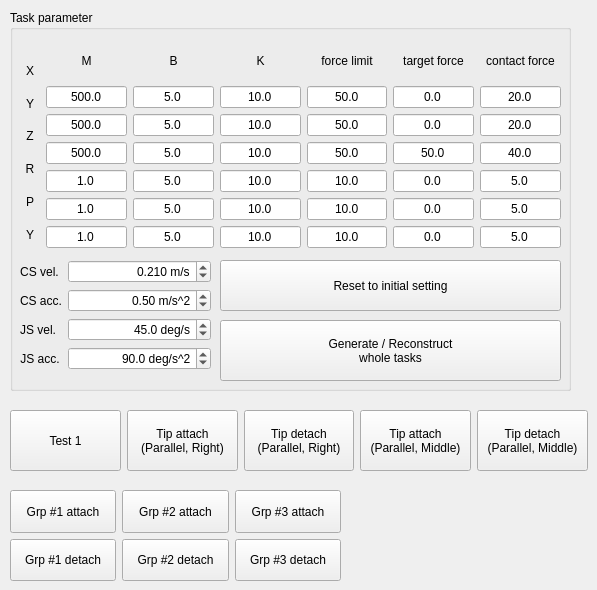
    <widget class="QWidget" name="tab_2">
     <attribute name="title">
      <string>Task planner</string>
     </attribute>
     <widget class="QGroupBox" name="groupBox_13">
      <property name="geometry">
       <rect>
        <x>10</x>
        <y>10</y>
        <width>561</width>
        <height>381</height>
       </rect>
      </property>
      <property name="title">
       <string>Task parameter</string>
      </property>
      <widget class="QWidget" name="layoutWidget">
       <property name="geometry">
        <rect>
         <x>10</x>
         <y>250</y>
         <width>191</width>
         <height>124</height>
        </rect>
       </property>
       <layout class="QFormLayout" name="formLayout_2">
        <item row="0" column="1">
         <widget class="QDoubleSpinBox" name="doubleSpinBox_task_xd">
          <property name="minimumSize">
           <size>
            <width>100</width>
            <height>0</height>
           </size>
          </property>
          <property name="alignment">
           <set>Qt::AlignRight|Qt::AlignTrailing|Qt::AlignVCenter</set>
          </property>
          <property name="suffix">
           <string> m/s</string>
          </property>
          <property name="decimals">
           <number>3</number>
          </property>
          <property name="maximum">
           <double>1.000000000000000</double>
          </property>
          <property name="singleStep">
           <double>0.100000000000000</double>
          </property>
          <property name="value">
           <double>0.210000000000000</double>
          </property>
         </widget>
        </item>
        <item row="1" column="1">
         <widget class="QDoubleSpinBox" name="doubleSpinBox_task_xdd">
          <property name="minimumSize">
           <size>
            <width>0</width>
            <height>0</height>
           </size>
          </property>
          <property name="alignment">
           <set>Qt::AlignRight|Qt::AlignTrailing|Qt::AlignVCenter</set>
          </property>
          <property name="suffix">
           <string> m/s^2</string>
          </property>
          <property name="maximum">
           <double>4.000000000000000</double>
          </property>
          <property name="singleStep">
           <double>0.100000000000000</double>
          </property>
          <property name="value">
           <double>0.500000000000000</double>
          </property>
         </widget>
        </item>
        <item row="2" column="1">
         <widget class="QDoubleSpinBox" name="doubleSpinBox_task_qd">
          <property name="minimumSize">
           <size>
            <width>100</width>
            <height>0</height>
           </size>
          </property>
          <property name="alignment">
           <set>Qt::AlignRight|Qt::AlignTrailing|Qt::AlignVCenter</set>
          </property>
          <property name="suffix">
           <string> deg/s</string>
          </property>
          <property name="decimals">
           <number>1</number>
          </property>
          <property name="maximum">
           <double>120.000000000000000</double>
          </property>
          <property name="singleStep">
           <double>5.000000000000000</double>
          </property>
          <property name="value">
           <double>45.000000000000000</double>
          </property>
         </widget>
        </item>
        <item row="3" column="1">
         <widget class="QDoubleSpinBox" name="doubleSpinBox_task_qdd">
          <property name="minimumSize">
           <size>
            <width>0</width>
            <height>0</height>
           </size>
          </property>
          <property name="alignment">
           <set>Qt::AlignRight|Qt::AlignTrailing|Qt::AlignVCenter</set>
          </property>
          <property name="suffix">
           <string> deg/s^2</string>
          </property>
          <property name="decimals">
           <number>1</number>
          </property>
          <property name="maximum">
           <double>180.000000000000000</double>
          </property>
          <property name="singleStep">
           <double>5.000000000000000</double>
          </property>
          <property name="value">
           <double>90.000000000000000</double>
          </property>
         </widget>
        </item>
        <item row="0" column="0">
         <widget class="QLabel" name="label_35">
          <property name="text">
           <string>CS vel.</string>
          </property>
          <property name="alignment">
           <set>Qt::AlignCenter</set>
          </property>
         </widget>
        </item>
        <item row="1" column="0">
         <widget class="QLabel" name="label_36">
          <property name="text">
           <string>CS acc.</string>
          </property>
          <property name="alignment">
           <set>Qt::AlignCenter</set>
          </property>
         </widget>
        </item>
        <item row="2" column="0">
         <widget class="QLabel" name="label_37">
          <property name="text">
           <string>JS vel.</string>
          </property>
          <property name="alignment">
           <set>Qt::AlignCenter</set>
          </property>
         </widget>
        </item>
        <item row="3" column="0">
         <widget class="QLabel" name="label_38">
          <property name="text">
           <string>JS acc.</string>
          </property>
          <property name="alignment">
           <set>Qt::AlignCenter</set>
          </property>
         </widget>
        </item>
       </layout>
      </widget>
      <widget class="QPushButton" name="pushButton_task_param_reset">
       <property name="geometry">
        <rect>
         <x>210</x>
         <y>250</y>
         <width>341</width>
         <height>51</height>
        </rect>
       </property>
       <property name="sizePolicy">
        <sizepolicy hsizetype="Preferred" vsizetype="Preferred">
         <horstretch>0</horstretch>
         <verstretch>0</verstretch>
        </sizepolicy>
       </property>
       <property name="text">
        <string>Reset to initial setting</string>
       </property>
      </widget>
      <widget class="QPushButton" name="pushButton_task_gen_whole_tasks">
       <property name="geometry">
        <rect>
         <x>210</x>
         <y>310</y>
         <width>341</width>
         <height>61</height>
        </rect>
       </property>
       <property name="sizePolicy">
        <sizepolicy hsizetype="Preferred" vsizetype="Preferred">
         <horstretch>0</horstretch>
         <verstretch>0</verstretch>
        </sizepolicy>
       </property>
       <property name="text">
        <string>Generate / Reconstruct
whole tasks</string>
       </property>
      </widget>
      <widget class="QWidget" name="layoutWidget">
       <property name="geometry">
        <rect>
         <x>10</x>
         <y>31</y>
         <width>541</width>
         <height>207</height>
        </rect>
       </property>
       <layout class="QHBoxLayout" name="horizontalLayout_10">
        <item>
         <layout class="QVBoxLayout" name="verticalLayout">
          <item>
           <spacer name="verticalSpacer">
            <property name="orientation">
             <enum>Qt::Vertical</enum>
            </property>
            <property name="sizeType">
             <enum>QSizePolicy::Maximum</enum>
            </property>
            <property name="sizeHint" stdset="0">
             <size>
              <width>20</width>
              <height>16</height>
             </size>
            </property>
           </spacer>
          </item>
          <item>
           <widget class="QLabel" name="label_29">
            <property name="text">
             <string>X</string>
            </property>
            <property name="alignment">
             <set>Qt::AlignCenter</set>
            </property>
           </widget>
          </item>
          <item>
           <widget class="QLabel" name="label_30">
            <property name="text">
             <string>Y</string>
            </property>
            <property name="alignment">
             <set>Qt::AlignCenter</set>
            </property>
           </widget>
          </item>
          <item>
           <widget class="QLabel" name="label_31">
            <property name="text">
             <string>Z</string>
            </property>
            <property name="alignment">
             <set>Qt::AlignCenter</set>
            </property>
           </widget>
          </item>
          <item>
           <widget class="QLabel" name="label_32">
            <property name="text">
             <string>R</string>
            </property>
            <property name="alignment">
             <set>Qt::AlignCenter</set>
            </property>
           </widget>
          </item>
          <item>
           <widget class="QLabel" name="label_33">
            <property name="text">
             <string>P</string>
            </property>
            <property name="alignment">
             <set>Qt::AlignCenter</set>
            </property>
           </widget>
          </item>
          <item>
           <widget class="QLabel" name="label_34">
            <property name="text">
             <string>Y</string>
            </property>
            <property name="alignment">
             <set>Qt::AlignCenter</set>
            </property>
           </widget>
          </item>
         </layout>
        </item>
        <item>
         <layout class="QVBoxLayout" name="verticalLayout_45">
          <item>
           <widget class="QLabel" name="label_27">
            <property name="text">
             <string>M</string>
            </property>
            <property name="alignment">
             <set>Qt::AlignCenter</set>
            </property>
           </widget>
          </item>
          <item>
           <widget class="QLineEdit" name="lineEdit_task_impedance_m_1">
            <property name="text">
             <string>500.0</string>
            </property>
            <property name="alignment">
             <set>Qt::AlignCenter</set>
            </property>
           </widget>
          </item>
          <item>
           <widget class="QLineEdit" name="lineEdit_task_impedance_m_2">
            <property name="text">
             <string>500.0</string>
            </property>
            <property name="alignment">
             <set>Qt::AlignCenter</set>
            </property>
           </widget>
          </item>
          <item>
           <widget class="QLineEdit" name="lineEdit_task_impedance_m_3">
            <property name="text">
             <string>500.0</string>
            </property>
            <property name="alignment">
             <set>Qt::AlignCenter</set>
            </property>
           </widget>
          </item>
          <item>
           <widget class="QLineEdit" name="lineEdit_task_impedance_m_4">
            <property name="text">
             <string>1.0</string>
            </property>
            <property name="alignment">
             <set>Qt::AlignCenter</set>
            </property>
           </widget>
          </item>
          <item>
           <widget class="QLineEdit" name="lineEdit_task_impedance_m_5">
            <property name="text">
             <string>1.0</string>
            </property>
            <property name="alignment">
             <set>Qt::AlignCenter</set>
            </property>
           </widget>
          </item>
          <item>
           <widget class="QLineEdit" name="lineEdit_task_impedance_m_6">
            <property name="text">
             <string>1.0</string>
            </property>
            <property name="alignment">
             <set>Qt::AlignCenter</set>
            </property>
           </widget>
          </item>
         </layout>
        </item>
        <item>
         <layout class="QVBoxLayout" name="verticalLayout_46">
          <item>
           <widget class="QLabel" name="label_45">
            <property name="text">
             <string>B</string>
            </property>
            <property name="alignment">
             <set>Qt::AlignCenter</set>
            </property>
           </widget>
          </item>
          <item>
           <widget class="QLineEdit" name="lineEdit_task_impedance_b_1">
            <property name="text">
             <string>5.0</string>
            </property>
            <property name="alignment">
             <set>Qt::AlignCenter</set>
            </property>
           </widget>
          </item>
          <item>
           <widget class="QLineEdit" name="lineEdit_task_impedance_b_2">
            <property name="text">
             <string>5.0</string>
            </property>
            <property name="alignment">
             <set>Qt::AlignCenter</set>
            </property>
           </widget>
          </item>
          <item>
           <widget class="QLineEdit" name="lineEdit_task_impedance_b_3">
            <property name="text">
             <string>5.0</string>
            </property>
            <property name="alignment">
             <set>Qt::AlignCenter</set>
            </property>
           </widget>
          </item>
          <item>
           <widget class="QLineEdit" name="lineEdit_task_impedance_b_4">
            <property name="text">
             <string>5.0</string>
            </property>
            <property name="alignment">
             <set>Qt::AlignCenter</set>
            </property>
           </widget>
          </item>
          <item>
           <widget class="QLineEdit" name="lineEdit_task_impedance_b_5">
            <property name="text">
             <string>5.0</string>
            </property>
            <property name="alignment">
             <set>Qt::AlignCenter</set>
            </property>
           </widget>
          </item>
          <item>
           <widget class="QLineEdit" name="lineEdit_task_impedance_b_6">
            <property name="text">
             <string>5.0</string>
            </property>
            <property name="alignment">
             <set>Qt::AlignCenter</set>
            </property>
           </widget>
          </item>
         </layout>
        </item>
        <item>
         <layout class="QVBoxLayout" name="verticalLayout_47">
          <item>
           <widget class="QLabel" name="label_46">
            <property name="text">
             <string>K</string>
            </property>
            <property name="alignment">
             <set>Qt::AlignCenter</set>
            </property>
           </widget>
          </item>
          <item>
           <widget class="QLineEdit" name="lineEdit_task_impedance_k_1">
            <property name="text">
             <string>10.0</string>
            </property>
            <property name="alignment">
             <set>Qt::AlignCenter</set>
            </property>
           </widget>
          </item>
          <item>
           <widget class="QLineEdit" name="lineEdit_task_impedance_k_2">
            <property name="text">
             <string>10.0</string>
            </property>
            <property name="alignment">
             <set>Qt::AlignCenter</set>
            </property>
           </widget>
          </item>
          <item>
           <widget class="QLineEdit" name="lineEdit_task_impedance_k_3">
            <property name="text">
             <string>10.0</string>
            </property>
            <property name="alignment">
             <set>Qt::AlignCenter</set>
            </property>
           </widget>
          </item>
          <item>
           <widget class="QLineEdit" name="lineEdit_task_impedance_k_4">
            <property name="text">
             <string>10.0</string>
            </property>
            <property name="alignment">
             <set>Qt::AlignCenter</set>
            </property>
           </widget>
          </item>
          <item>
           <widget class="QLineEdit" name="lineEdit_task_impedance_k_5">
            <property name="text">
             <string>10.0</string>
            </property>
            <property name="alignment">
             <set>Qt::AlignCenter</set>
            </property>
           </widget>
          </item>
          <item>
           <widget class="QLineEdit" name="lineEdit_task_impedance_k_6">
            <property name="text">
             <string>10.0</string>
            </property>
            <property name="alignment">
             <set>Qt::AlignCenter</set>
            </property>
           </widget>
          </item>
         </layout>
        </item>
        <item>
         <layout class="QVBoxLayout" name="verticalLayout_48">
          <item>
           <widget class="QLabel" name="label_47">
            <property name="text">
             <string>force limit</string>
            </property>
            <property name="alignment">
             <set>Qt::AlignCenter</set>
            </property>
           </widget>
          </item>
          <item>
           <widget class="QLineEdit" name="lineEdit_task_force_limit_1">
            <property name="text">
             <string>50.0</string>
            </property>
            <property name="alignment">
             <set>Qt::AlignCenter</set>
            </property>
           </widget>
          </item>
          <item>
           <widget class="QLineEdit" name="lineEdit_task_force_limit_2">
            <property name="text">
             <string>50.0</string>
            </property>
            <property name="alignment">
             <set>Qt::AlignCenter</set>
            </property>
           </widget>
          </item>
          <item>
           <widget class="QLineEdit" name="lineEdit_task_force_limit_3">
            <property name="text">
             <string>50.0</string>
            </property>
            <property name="alignment">
             <set>Qt::AlignCenter</set>
            </property>
           </widget>
          </item>
          <item>
           <widget class="QLineEdit" name="lineEdit_task_force_limit_4">
            <property name="text">
             <string>10.0</string>
            </property>
            <property name="alignment">
             <set>Qt::AlignCenter</set>
            </property>
           </widget>
          </item>
          <item>
           <widget class="QLineEdit" name="lineEdit_task_force_limit_5">
            <property name="text">
             <string>10.0</string>
            </property>
            <property name="alignment">
             <set>Qt::AlignCenter</set>
            </property>
           </widget>
          </item>
          <item>
           <widget class="QLineEdit" name="lineEdit_task_force_limit_6">
            <property name="text">
             <string>10.0</string>
            </property>
            <property name="alignment">
             <set>Qt::AlignCenter</set>
            </property>
           </widget>
          </item>
         </layout>
        </item>
        <item>
         <layout class="QVBoxLayout" name="verticalLayout_49">
          <item>
           <widget class="QLabel" name="label_28">
            <property name="text">
             <string>target force</string>
            </property>
            <property name="alignment">
             <set>Qt::AlignCenter</set>
            </property>
           </widget>
          </item>
          <item>
           <widget class="QLineEdit" name="lineEdit_task_target_force_1">
            <property name="text">
             <string>0.0</string>
            </property>
            <property name="alignment">
             <set>Qt::AlignCenter</set>
            </property>
           </widget>
          </item>
          <item>
           <widget class="QLineEdit" name="lineEdit_task_target_force_2">
            <property name="text">
             <string>0.0</string>
            </property>
            <property name="alignment">
             <set>Qt::AlignCenter</set>
            </property>
           </widget>
          </item>
          <item>
           <widget class="QLineEdit" name="lineEdit_task_target_force_3">
            <property name="text">
             <string>50.0</string>
            </property>
            <property name="alignment">
             <set>Qt::AlignCenter</set>
            </property>
           </widget>
          </item>
          <item>
           <widget class="QLineEdit" name="lineEdit_task_target_force_4">
            <property name="text">
             <string>0.0</string>
            </property>
            <property name="alignment">
             <set>Qt::AlignCenter</set>
            </property>
           </widget>
          </item>
          <item>
           <widget class="QLineEdit" name="lineEdit_task_target_force_5">
            <property name="text">
             <string>0.0</string>
            </property>
            <property name="alignment">
             <set>Qt::AlignCenter</set>
            </property>
           </widget>
          </item>
          <item>
           <widget class="QLineEdit" name="lineEdit_task_target_force_6">
            <property name="text">
             <string>0.0</string>
            </property>
            <property name="alignment">
             <set>Qt::AlignCenter</set>
            </property>
           </widget>
          </item>
         </layout>
        </item>
        <item>
         <layout class="QVBoxLayout" name="verticalLayout_50">
          <item>
           <widget class="QLabel" name="label_48">
            <property name="text">
             <string>contact force</string>
            </property>
            <property name="alignment">
             <set>Qt::AlignCenter</set>
            </property>
           </widget>
          </item>
          <item>
           <widget class="QLineEdit" name="lineEdit_task_contact_force_1">
            <property name="text">
             <string>20.0</string>
            </property>
            <property name="alignment">
             <set>Qt::AlignCenter</set>
            </property>
           </widget>
          </item>
          <item>
           <widget class="QLineEdit" name="lineEdit_task_contact_force_2">
            <property name="text">
             <string>20.0</string>
            </property>
            <property name="alignment">
             <set>Qt::AlignCenter</set>
            </property>
           </widget>
          </item>
          <item>
           <widget class="QLineEdit" name="lineEdit_task_contact_force_3">
            <property name="text">
             <string>40.0</string>
            </property>
            <property name="alignment">
             <set>Qt::AlignCenter</set>
            </property>
           </widget>
          </item>
          <item>
           <widget class="QLineEdit" name="lineEdit_task_contact_force_4">
            <property name="text">
             <string>5.0</string>
            </property>
            <property name="alignment">
             <set>Qt::AlignCenter</set>
            </property>
           </widget>
          </item>
          <item>
           <widget class="QLineEdit" name="lineEdit_task_contact_force_5">
            <property name="text">
             <string>5.0</string>
            </property>
            <property name="alignment">
             <set>Qt::AlignCenter</set>
            </property>
           </widget>
          </item>
          <item>
           <widget class="QLineEdit" name="lineEdit_task_contact_force_6">
            <property name="text">
             <string>5.0</string>
            </property>
            <property name="alignment">
             <set>Qt::AlignCenter</set>
            </property>
           </widget>
          </item>
         </layout>
        </item>
       </layout>
      </widget>
     </widget>
     <widget class="QWidget" name="layoutWidget">
      <property name="geometry">
       <rect>
        <x>10</x>
        <y>410</y>
        <width>578</width>
        <height>61</height>
       </rect>
      </property>
      <layout class="QHBoxLayout" name="horizontalLayout_5">
       <item>
        <widget class="QPushButton" name="pushButton_task_test_1">
         <property name="sizePolicy">
          <sizepolicy hsizetype="Expanding" vsizetype="Expanding">
           <horstretch>0</horstretch>
           <verstretch>0</verstretch>
          </sizepolicy>
         </property>
         <property name="text">
          <string>Test 1</string>
         </property>
        </widget>
       </item>
       <item>
        <widget class="QPushButton" name="pushButton_task_test_2">
         <property name="sizePolicy">
          <sizepolicy hsizetype="Expanding" vsizetype="Expanding">
           <horstretch>0</horstretch>
           <verstretch>0</verstretch>
          </sizepolicy>
         </property>
         <property name="text">
          <string>Tip attach
(Parallel, Right)</string>
         </property>
        </widget>
       </item>
       <item>
        <widget class="QPushButton" name="pushButton_task_test_3">
         <property name="sizePolicy">
          <sizepolicy hsizetype="Expanding" vsizetype="Expanding">
           <horstretch>0</horstretch>
           <verstretch>0</verstretch>
          </sizepolicy>
         </property>
         <property name="text">
          <string>Tip detach
(Parallel, Right)</string>
         </property>
        </widget>
       </item>
       <item>
        <widget class="QPushButton" name="pushButton_task_test_4">
         <property name="sizePolicy">
          <sizepolicy hsizetype="Expanding" vsizetype="Expanding">
           <horstretch>0</horstretch>
           <verstretch>0</verstretch>
          </sizepolicy>
         </property>
         <property name="text">
          <string>Tip attach
(Parallel, Middle)</string>
         </property>
        </widget>
       </item>
       <item>
        <widget class="QPushButton" name="pushButton_task_test_5">
         <property name="sizePolicy">
          <sizepolicy hsizetype="Expanding" vsizetype="Expanding">
           <horstretch>0</horstretch>
           <verstretch>0</verstretch>
          </sizepolicy>
         </property>
         <property name="text">
          <string>Tip detach
(Parallel, Middle)</string>
         </property>
        </widget>
       </item>
      </layout>
     </widget>
     <widget class="QWidget" name="layoutWidget">
      <property name="geometry">
       <rect>
        <x>10</x>
        <y>490</y>
        <width>331</width>
        <height>91</height>
       </rect>
      </property>
      <layout class="QGridLayout" name="gridLayout_22">
       <item row="0" column="0">
        <widget class="QPushButton" name="pushButton_task_grp_1_attach">
         <property name="sizePolicy">
          <sizepolicy hsizetype="Expanding" vsizetype="Expanding">
           <horstretch>0</horstretch>
           <verstretch>0</verstretch>
          </sizepolicy>
         </property>
         <property name="text">
          <string>Grp #1 attach</string>
         </property>
        </widget>
       </item>
       <item row="0" column="1">
        <widget class="QPushButton" name="pushButton_task_grp_2_attach">
         <property name="sizePolicy">
          <sizepolicy hsizetype="Expanding" vsizetype="Expanding">
           <horstretch>0</horstretch>
           <verstretch>0</verstretch>
          </sizepolicy>
         </property>
         <property name="text">
          <string>Grp #2 attach</string>
         </property>
        </widget>
       </item>
       <item row="0" column="2">
        <widget class="QPushButton" name="pushButton_task_grp_3_attach">
         <property name="sizePolicy">
          <sizepolicy hsizetype="Expanding" vsizetype="Expanding">
           <horstretch>0</horstretch>
           <verstretch>0</verstretch>
          </sizepolicy>
         </property>
         <property name="text">
          <string>Grp #3 attach</string>
         </property>
        </widget>
       </item>
       <item row="1" column="0">
        <widget class="QPushButton" name="pushButton_task_grp_1_detach">
         <property name="sizePolicy">
          <sizepolicy hsizetype="Expanding" vsizetype="Expanding">
           <horstretch>0</horstretch>
           <verstretch>0</verstretch>
          </sizepolicy>
         </property>
         <property name="text">
          <string>Grp #1 detach</string>
         </property>
        </widget>
       </item>
       <item row="1" column="1">
        <widget class="QPushButton" name="pushButton_task_grp_2_detach">
         <property name="sizePolicy">
          <sizepolicy hsizetype="Expanding" vsizetype="Expanding">
           <horstretch>0</horstretch>
           <verstretch>0</verstretch>
          </sizepolicy>
         </property>
         <property name="text">
          <string>Grp #2 detach</string>
         </property>
        </widget>
       </item>
       <item row="1" column="2">
        <widget class="QPushButton" name="pushButton_task_grp_3_detach">
         <property name="sizePolicy">
          <sizepolicy hsizetype="Expanding" vsizetype="Expanding">
           <horstretch>0</horstretch>
           <verstretch>0</verstretch>
          </sizepolicy>
         </property>
         <property name="text">
          <string>Grp #3 detach</string>
         </property>
        </widget>
       </item>
      </layout>
     </widget>
    </widget>
